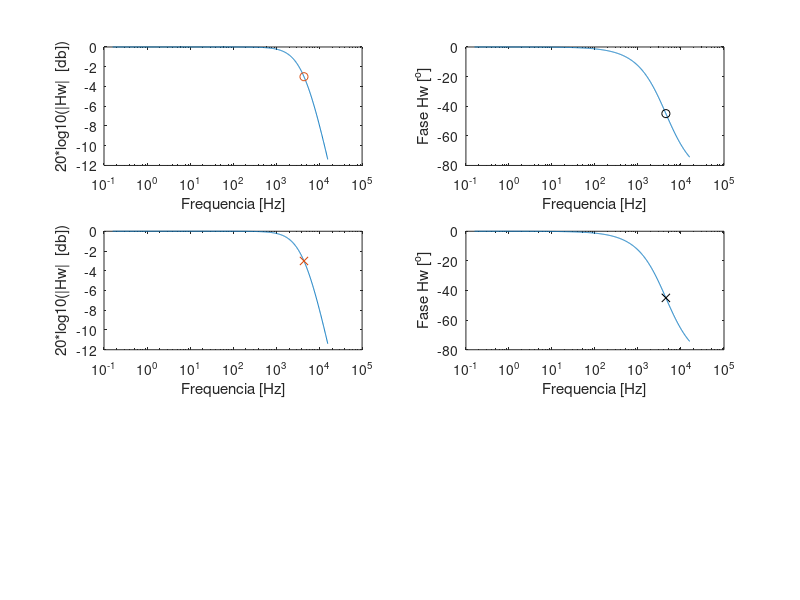

Source code (MATLAB):
clear
clc

## CIRCUITOS SERIE
I = 20e-3;
V = 20;
R = 220;
w = logspace(0,5,1000);
wc = 28000;

L = R/wc
C = 1/(wc*R)

% wc = R/L;
%w_c = 1/(R*C);

fc = wc/(2*pi)
% equacoes necessarias
Vr = (R)./(j*w*L+R)*V;
Vl = (j*w*L)./(j*w*L+R)*V;

Ir = (1./(j*w*C))./((1./(j*w*C)) + R)*I;
Ic = (R)./((1./(j*w*C)) + R)*I;

% plotando os valores

figure(1)
subplot(321), semilogx(w/(2*pi), 20*log10(abs(Vr)/V), wc/(2*pi), 20*log10(1/sqrt(2)),'o');
xlabel('Frequencia [Hz]'), ylabel('20*log10(|Hw|  [db])')
subplot(322),semilogx(w/(2*pi), angle(Vr/20)*180/pi, wc/(2*pi), -45,'ok');
xlabel('Frequencia [Hz]'),ylabel('Fase Hw [^o]')
subplot(323), semilogx(w/(2*pi), 20*log10(abs(Ir)/I), wc/(2*pi), 20*log10(1/sqrt(2)),'x');
xlabel('Frequencia [Hz]'), ylabel('20*log10(|Hw|  [db])')
subplot(324), semilogx(w/(2*pi), angle(Ir/20)*180/pi, wc/(2*pi), -45,'xk');
xlabel('Frequencia [Hz]'), ylabel('Fase Hw [^o]')

%salvando o grafico em JPG
saveas(gca, 'grafico_13.jpg', 'jpg')
